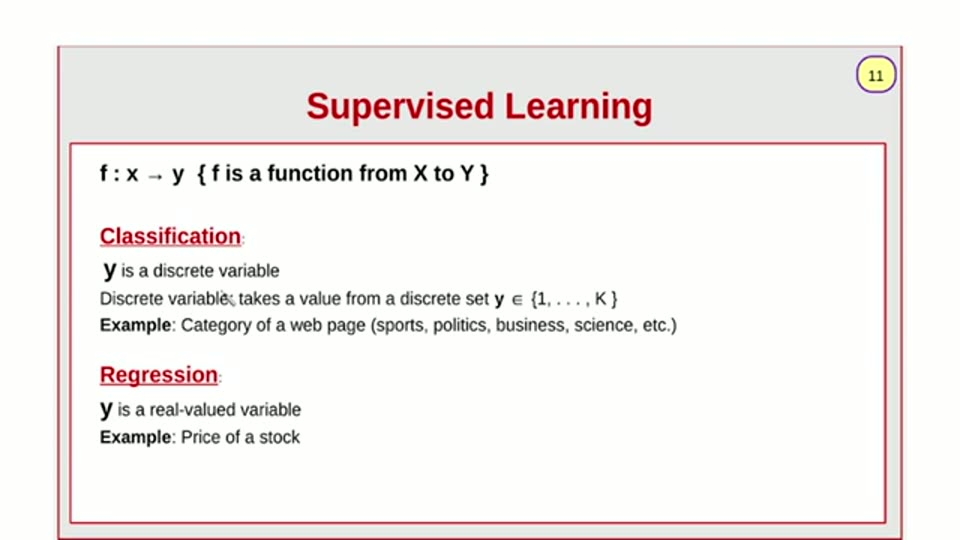
#> input picture videos/machine-learning/01_ml-intro/unique_slides/slide_011.jpg, 960 x 540 px, found by its file name
$ python scan_frame.py
#> lines starting #> are read from the running program, lines starting #| are printed output that depends on the picture; after the words box and inside, x2 and y2 are one past the last pixel; in counts of white or black regions, pixels touching at a corner belong together
#!/usr/bin/env python3
"""Scanline + nearest-palette forensics on slide_011.jpg."""
import numpy as np
from PIL import Image

im = Image.open("/home/ahmed/Projects/ai_llm_slides/videos/deep-learning/001_transformers_part1/unique_slides/slide_011.jpg").convert("RGB")
#> im is the input picture: PIL image 960x540 RGB; mean R, G, B 242.9, 239.7, 237.9
a = np.asarray(im).astype(int)
H, W = a.shape[:2]
#> H = 540; W = 960

PALETTE = {
    "WHITE": (255, 255, 255),
    "PANEL": (233, 233, 231),   # E9E9E7
    "ORANGE": (247, 161, 99),   # F7A163
    "YELLOW": (255, 255, 0),
    "LAV": (214, 214, 242),     # D6D6F2
    "BEIGE": (240, 237, 228),   # F0EDE4
    "GRAY": (191, 191, 191),    # BFBFBF
    "RED": (224, 0, 0),         # E00000 / C00000
    "BLUE": (34, 34, 204),      # 2222CC
    "PINK": (255, 158, 158),    # FF9E9E
    "DARK": (26, 26, 26),
    "OTHER": None,
}

names = list(PALETTE.keys())
cols = np.array([PALETTE[n] if PALETTE[n] else (0, 0, 0) for n in names[:-1]] + [(128, 128, 128)])
flat = a.reshape(-1, 3)
d = np.linalg.norm(flat[:, None, :] - cols[None, :, :], axis=2)
cls = d.argmin(axis=1).reshape(H, W)
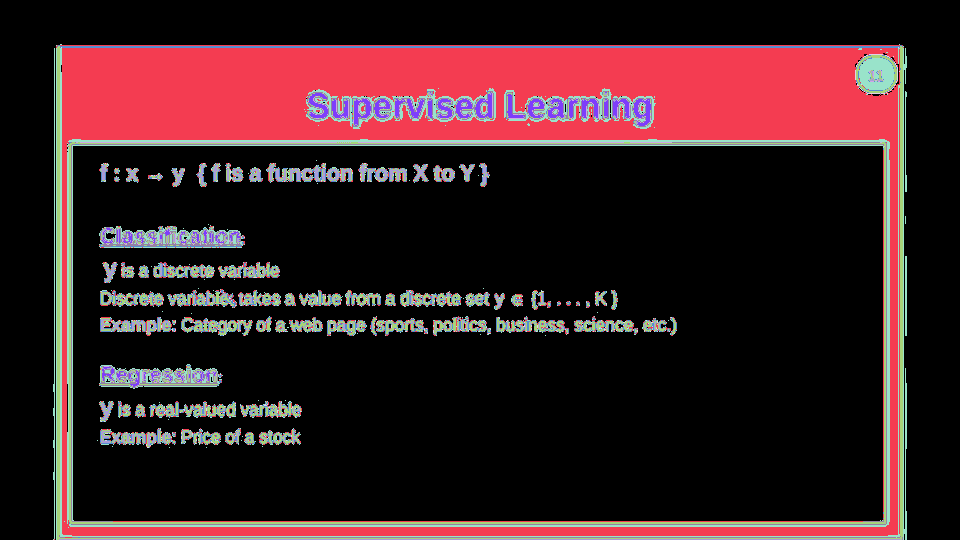
#> cls: shape (540, 960) int64; 10 distinct labels, from 0 to 11; one colour per label, 0 black
# cap assignment: if min distance > 60 -> OTHER
mind = d.min(axis=1).reshape(H, W)
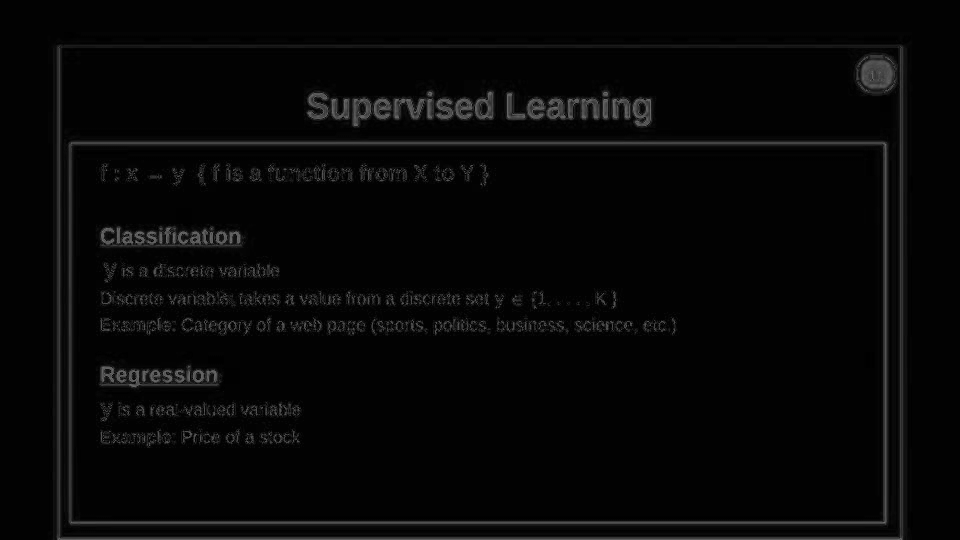
#> mind: shape (540, 960) float64; min 0, max 112.3, mean 7.2
cls[mind > 60] = len(names) - 1
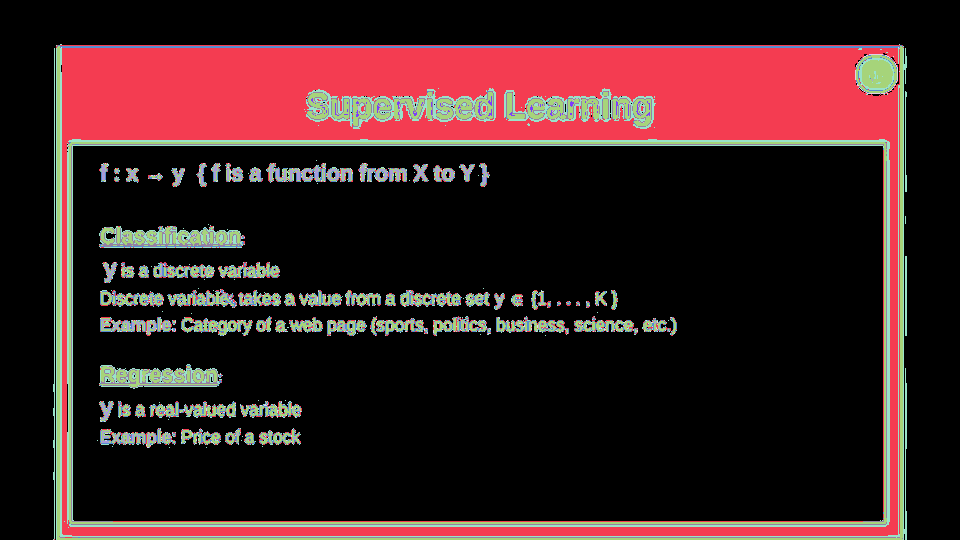
#> cls: shape (540, 960) int64; 10 distinct labels, from 0 to 11; one colour per label, 0 black

def region(name, tol_idx):
    m = cls == tol_idx
    ys, xs = np.where(m)
    if not len(xs):
        print(f"{name}: none"); return
    print(f"{name}: n={len(xs)} x[{xs.min()},{xs.max()}] y[{ys.min()},{ys.max()}]")
    # row profile: rows with >=20 px
    rc = np.bincount(ys, minlength=H)
    rows = np.where(rc >= 20)[0]
    if len(rows):
        # contiguous runs
        runs = []
        s = p = rows[0]
        for y in rows[1:]:
            if y == p + 1: p = y
            else: runs.append((int(s), int(p))); s = p = y
        runs.append((int(s), int(p)))
        runs = [(s, e) for (s, e) in runs if e - s >= 2]
        for (s, e) in runs:
            band = m[s:e+1, :]
            cbc = band.sum(axis=0)
            ccols = np.where(cbc >= 3)[0]
            if len(ccols):
                print(f"   run y[{s},{e}] h={e-s+1} x[{ccols.min()},{ccols.max()}]")

for n in ["PANEL", "ORANGE", "YELLOW", "LAV", "BEIGE", "GRAY", "RED", "BLUE", "PINK"]:
    region(n, names.index(n))
#> this loop made 9 passes
#> (rows in region, runs in region) on passes 4, 7: ([294, 297, 305, 320, 323, 328, 329, 330, 331], [(328, 331)]), ([102, 103, 104, 105, 106, 107, 111, 112, 113, 114, 115], [(102, 107), (111, 115)])
#> (printed output is left out)
#> pass 1, in region, `m = cls == tol_idx`:
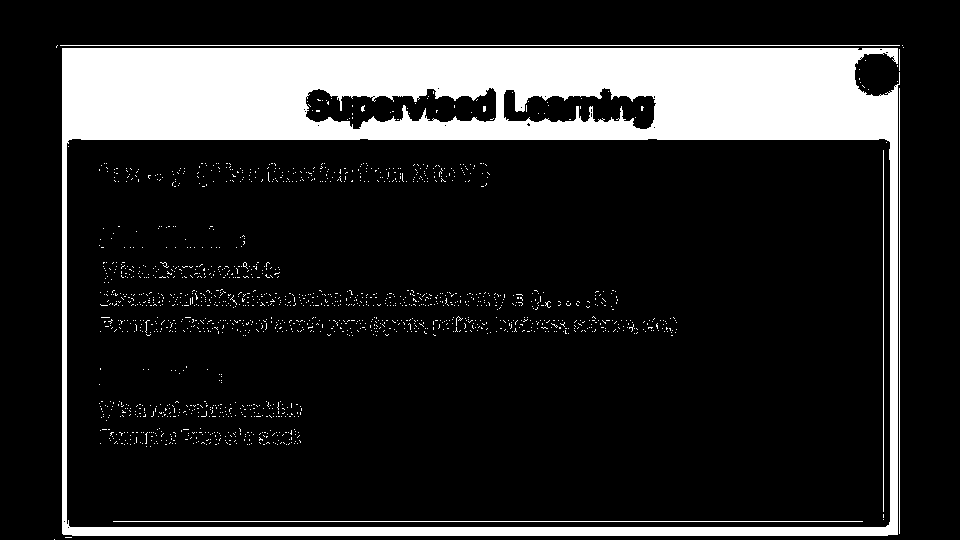
#> m: shape (540, 960) bool; 16.5% white; 1614 white regions (1608 under 20 px), largest, box (x1, y1, x2, y2) and area: (62, 48, 900, 536) 79812, (60, 45, 900, 46) 840, (113, 521, 863, 522) 750, (899, 88, 900, 534) 446, (883, 150, 884, 512) 362, (899, 49, 900, 71) 22
#> pass 2, in region (call 2), `m = cls == tol_idx`:
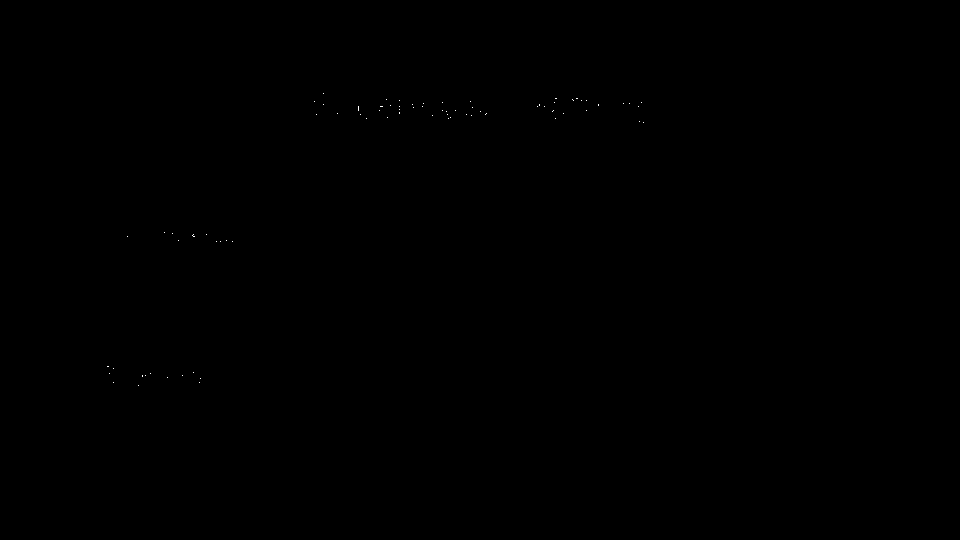
#> m: shape (540, 960) bool; 0.02% white in thin lines or dots, all inside (x1, y1, x2, y2) = (107, 93, 644, 386)

# scanlines
def scan(row):
    print(f"scanline y={row}: ", end="")
    prev = None; start = 0
    for x in range(W):
        c = names[cls[row, x]]
        if c != prev:
            if prev is not None and x - start > 3:
                print(f"{prev}[{start}-{x-1}]", end=" ")
            prev = c; start = x
    print(f"{prev}[{start}-{W-1}]")

for row in [20, 50, 75, 100, 130, 165, 200, 240, 280, 320, 360, 400, 440, 470, 495, 505, 515, 525, 535, 539]:
    scan(row)

$ run again, with videos/machine-learning/01_ml-intro/unique_slides/slide_005.jpg copied over videos/machine-learning/01_ml-intro/unique_slides/slide_011.jpg
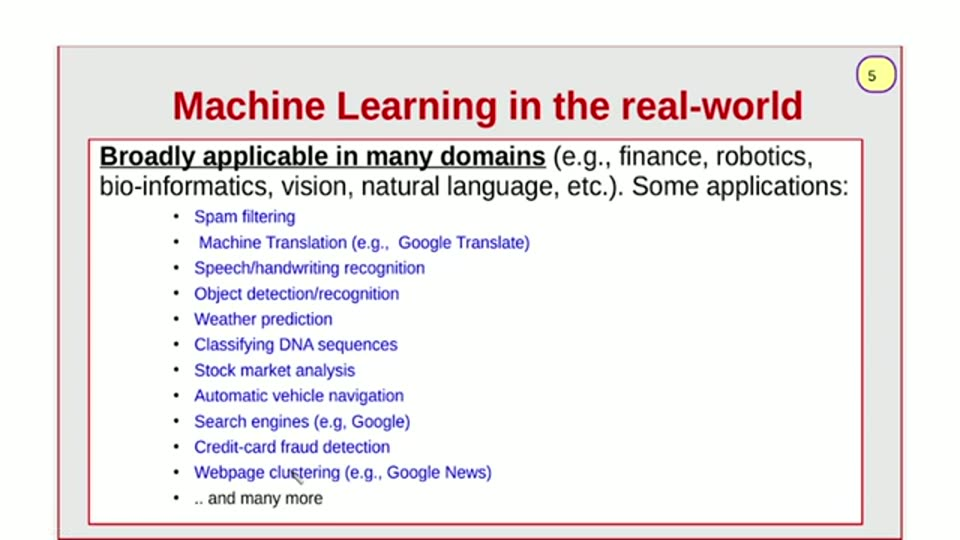
#> input picture videos/machine-learning/01_ml-intro/unique_slides/slide_005.jpg, 960 x 540 px, found by its file name
#> im is the input picture: PIL image 960x540 RGB; mean R, G, B 237.1, 233.2, 234.2
#> `cls[mind > 60] = len(names) - 1`:
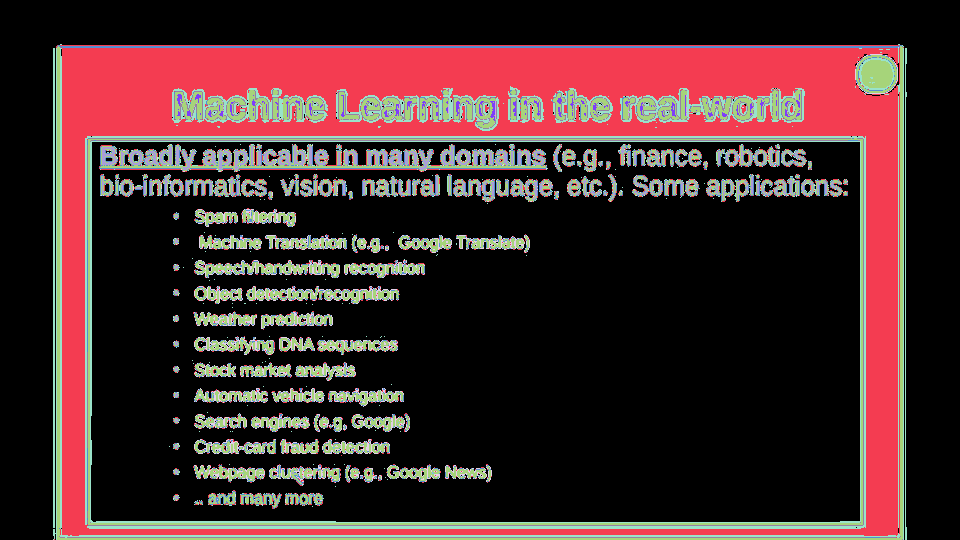
#> cls: shape (540, 960) int64; 11 distinct labels, from 0 to 11; one colour per label, 0 black
#> the loop `for n in ["PANEL", "ORANGE", "YELLOW", "LAV", "BEIGE", "GRAY", "RED", ..` made 9 passes
#> runs in region on passes 1, 7, 9: [(48, 535)], [(100, 116)], [(97, 120)]
#> (printed output is left out)
#> pass 1, in region, `m = cls == tol_idx`:
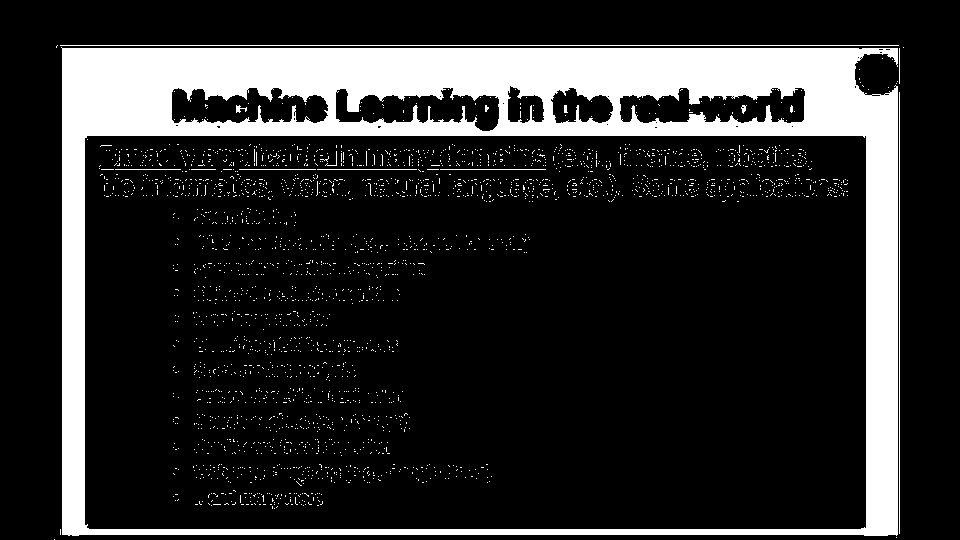
#> m: shape (540, 960) bool; 17.4% white; 2623 white regions (2610 under 20 px), largest, box (x1, y1, x2, y2) and area: (61, 47, 898, 536) 83872, (60, 45, 899, 46) 839, (899, 92, 900, 534) 442

$ run again, with videos/machine-learning/01_ml-intro/unique_slides/slide_009.jpg copied over videos/machine-learning/01_ml-intro/unique_slides/slide_011.jpg
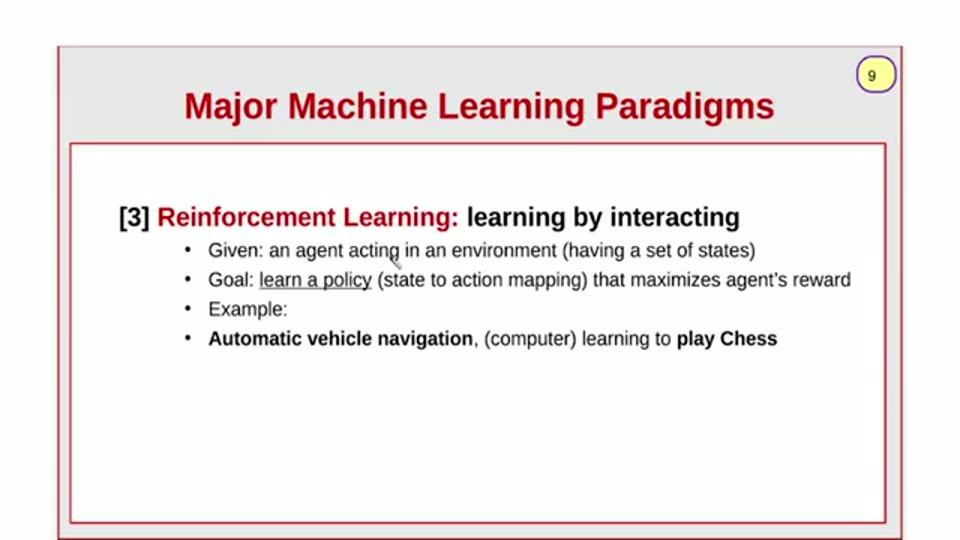
#> input picture videos/machine-learning/01_ml-intro/unique_slides/slide_009.jpg, 960 x 540 px, found by its file name
#> im is the input picture: PIL image 960x540 RGB; mean R, G, B 241.2, 237, 235.4
#> `cls[mind > 60] = len(names) - 1`:
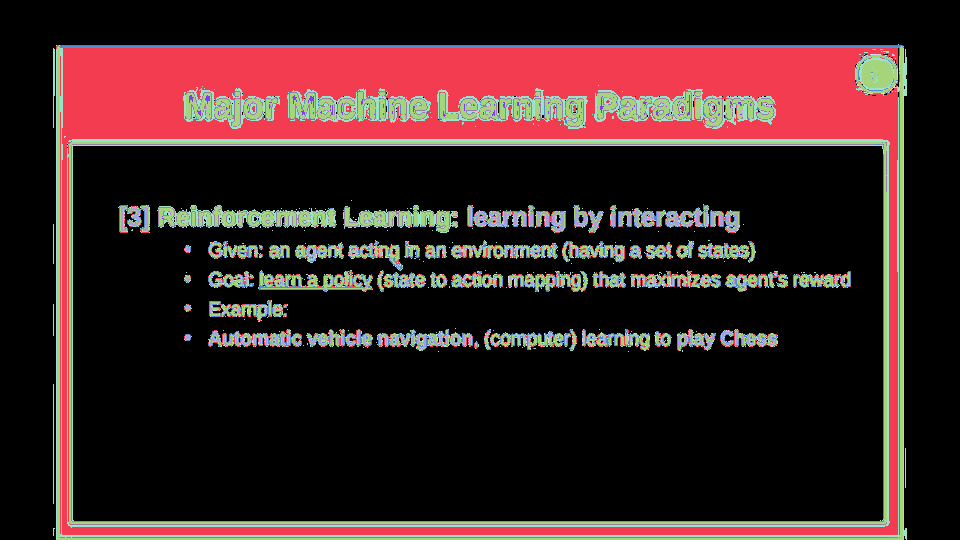
#> cls: shape (540, 960) int64; 10 distinct labels, from 0 to 11; one colour per label, 0 black
#> the loop `for n in ["PANEL", "ORANGE", "YELLOW", "LAV", "BEIGE", "GRAY", "RED", ..` made 9 passes
#> (printed output is left out)
#> pass 1, in region, `m = cls == tol_idx`:
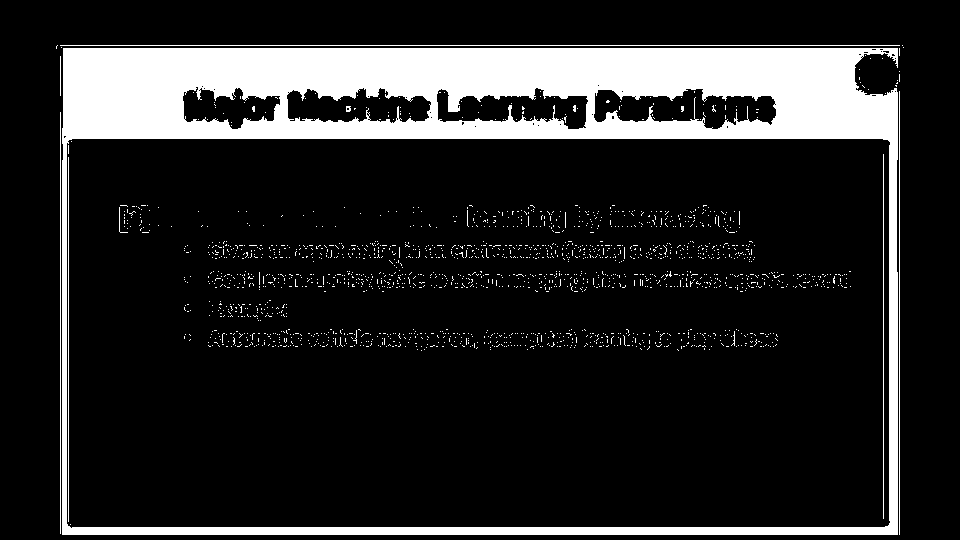
#> m: shape (540, 960) bool; 15.2% white; 1890 white regions (1880 under 20 px), largest, box (x1, y1, x2, y2) and area: (62, 48, 898, 535) 72429, (60, 45, 900, 46) 840, (899, 91, 900, 535) 444

$ run again, with videos/machine-learning/01_ml-intro/unique_slides/slide_012.jpg copied over videos/machine-learning/01_ml-intro/unique_slides/slide_011.jpg
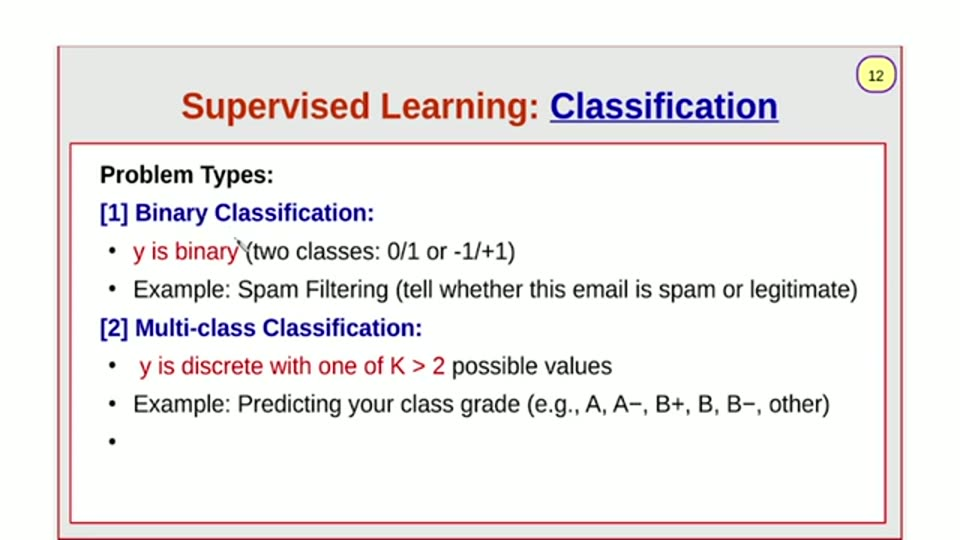
#> input picture videos/machine-learning/01_ml-intro/unique_slides/slide_012.jpg, 960 x 540 px, found by its file name
#> im is the input picture: PIL image 960x540 RGB; mean R, G, B 238.4, 235.4, 235.3
#> `cls[mind > 60] = len(names) - 1`:
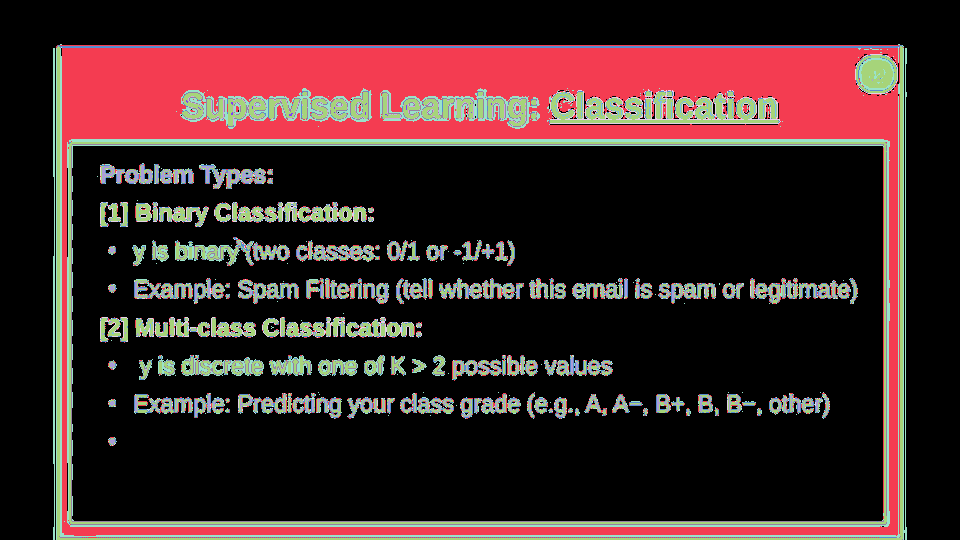
#> cls: shape (540, 960) int64; 11 distinct labels, from 0 to 11; one colour per label, 0 black
#> the loop `for n in ["PANEL", "ORANGE", "YELLOW", "LAV", "BEIGE", "GRAY", "RED", ..` made 9 passes
#> (printed output is left out)
#> pass 2, in region (call 2), `m = cls == tol_idx`:
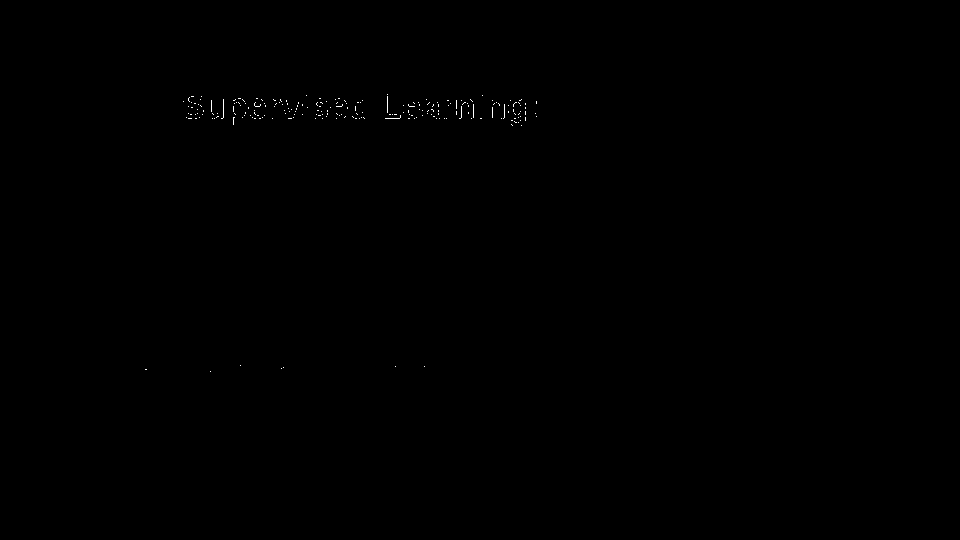
#> m: shape (540, 960) bool; 0.1% white in thin lines or dots, all inside (x1, y1, x2, y2) = (145, 94, 537, 372)
